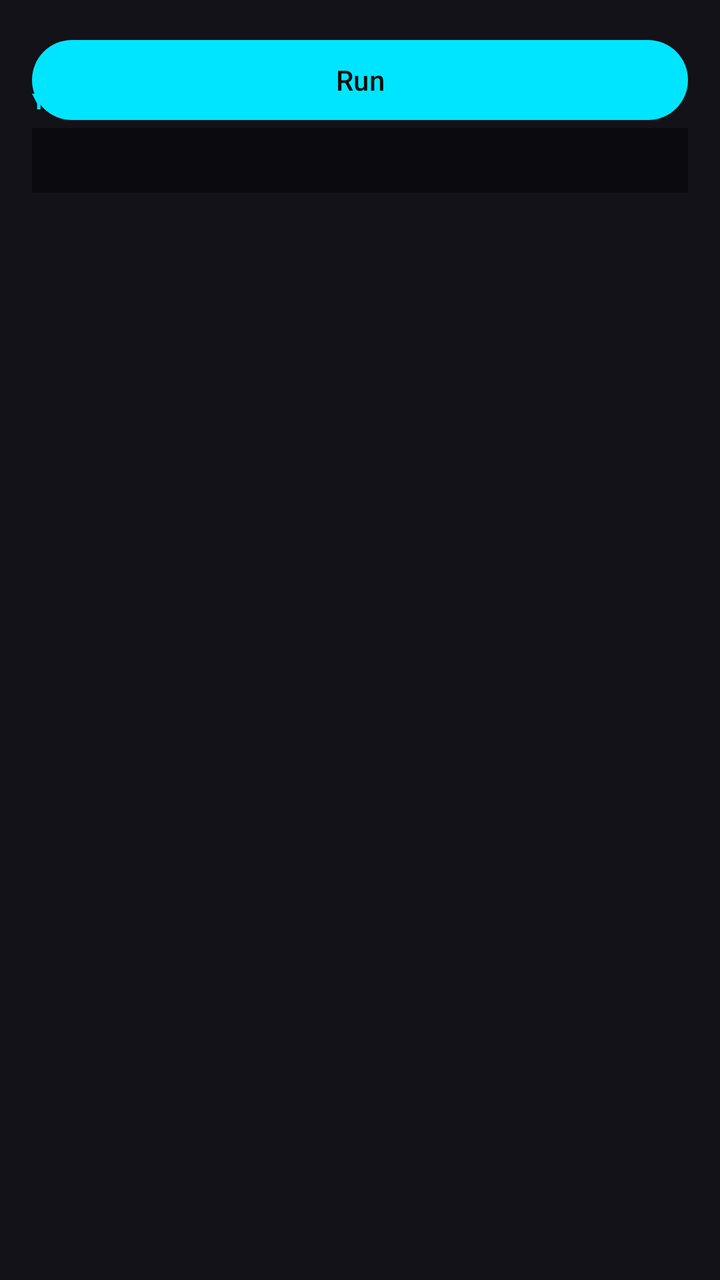
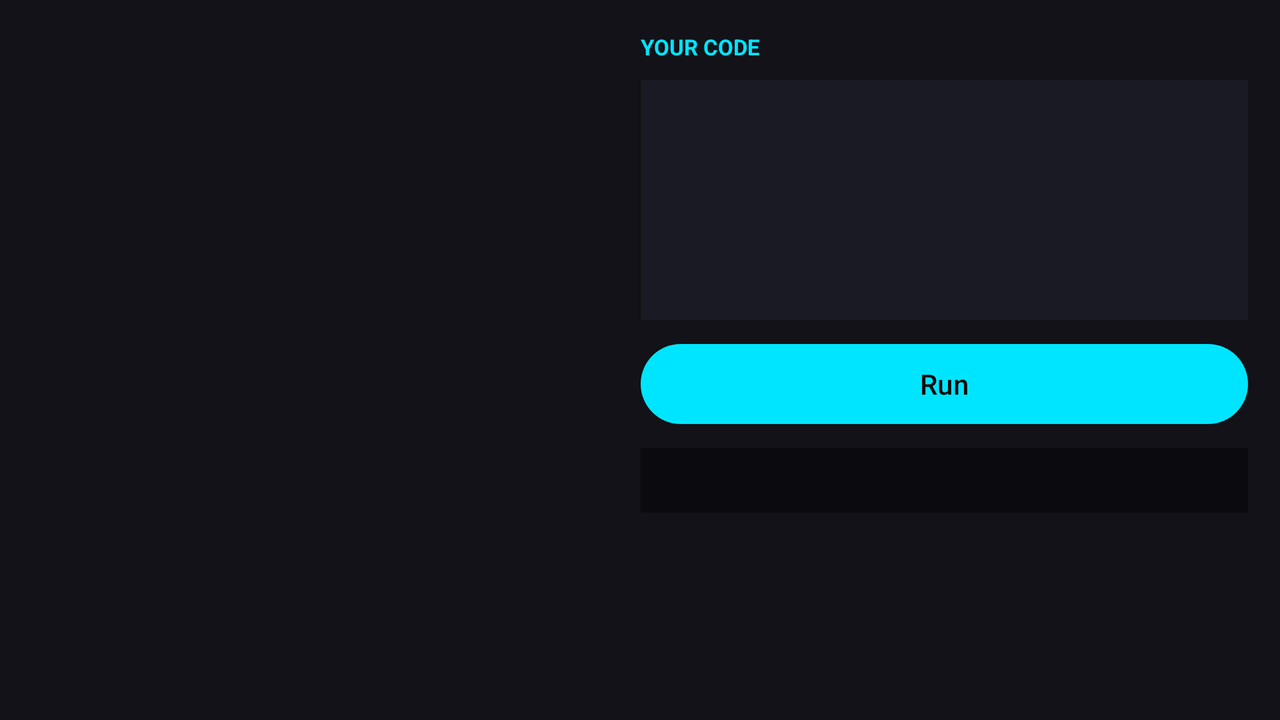

Compare how this app lays out the same screen by default and in its alternative resource folder. The renders come first, then the two layout files and the values they reference.
<!-- AndroidManifest.xml: application theme Theme.Loopra -->
<!-- res/layout/fragment_challenge_detail.xml -->
<?xml version="1.0" encoding="utf-8"?>
<androidx.constraintlayout.widget.ConstraintLayout xmlns:android="http://schemas.android.com/apk/res/android"
    xmlns:app="http://schemas.android.com/apk/res-auto"
    xmlns:tools="http://schemas.android.com/tools"
    android:layout_width="match_parent"
    android:layout_height="match_parent"
    android:background="@color/background_dark"
    android:padding="16dp"
    tools:context=".ui.challenges.ChallengeDetailFragment">

    <ScrollView
        android:id="@+id/scroll_description"
        android:layout_width="0dp"
        android:layout_height="wrap_content"
        android:maxHeight="150dp"
        app:layout_constraintEnd_toEndOf="parent"
        app:layout_constraintStart_toStartOf="parent"
        app:layout_constraintTop_toTopOf="parent">

        <TextView
            android:id="@+id/text_description"
            android:layout_width="match_parent"
            android:layout_height="wrap_content"
            android:lineSpacingExtra="2dp"
            android:textColor="@color/white"
            android:textSize="14sp" />
    </ScrollView>

    <TextView
        android:id="@+id/label_code"
        android:layout_width="0dp"
        android:layout_height="20dp"
        android:layout_marginTop="8dp"
        android:text="YOUR CODE"
        android:textColor="@color/neon_cyan"
        android:textSize="11sp"
        android:textStyle="bold"
        app:layout_constraintEnd_toEndOf="parent"
        app:layout_constraintStart_toStartOf="parent"
        app:layout_constraintTop_toBottomOf="@id/scroll_description" />

    <EditText
        android:id="@+id/edit_code"
        android:layout_width="0dp"
        android:layout_height="0dp"
        android:layout_marginTop="4dp"
        android:background="@color/surface_dark"
        android:fontFamily="monospace"
        android:gravity="start|top"
        android:inputType="textMultiLine|textNoSuggestions"
        android:padding="8dp"
        android:scrollbars="vertical"
        android:textColor="@color/terminal_text"
        android:textSize="13sp"
        app:layout_constraintBottom_toTopOf="@id/button_run_test"
        app:layout_constraintEnd_toEndOf="parent"
        app:layout_constraintStart_toStartOf="parent"
        app:layout_constraintTop_toBottomOf="@id/label_code" />

    <Button
        android:id="@+id/button_run_test"
        android:layout_width="0dp"
        android:layout_height="48dp"
        android:layout_marginVertical="8dp"
        android:text="@string/action_run"
        app:layout_constraintBottom_toTopOf="@id/text_test_result"
        app:layout_constraintEnd_toEndOf="parent"
        app:layout_constraintStart_toStartOf="parent" />

    <ScrollView
        android:id="@+id/scroll_test_result"
        android:layout_width="0dp"
        android:layout_height="0dp"
        app:layout_constraintBottom_toBottomOf="parent"
        app:layout_constraintEnd_toEndOf="parent"
        app:layout_constraintStart_toStartOf="parent"
        app:layout_constraintTop_toBottomOf="@id/button_run_test">

        <TextView
            android:id="@+id/text_test_result"
            android:layout_width="match_parent"
            android:layout_height="wrap_content"
            android:background="@color/terminal_bg"
            android:fontFamily="monospace"
            android:padding="8dp"
            android:textColor="@color/terminal_text"
            android:textSize="12sp" />
    </ScrollView>
</androidx.constraintlayout.widget.ConstraintLayout>
<!-- resources referenced by this layout -->
<resources>
  <color name="background_dark">#FF121218</color>
  <color name="neon_cyan">#FF00E5FF</color>
  <color name="surface_dark">#FF1A1A24</color>
  <color name="terminal_bg">#FF0A0A0F</color>
  <color name="terminal_text">#FF00FF88</color>
  <color name="white">#FFF5F5F5</color>
  <string name="action_run">Run</string>
  <!-- from res/values-v23/ -->
  <style name="Theme.Loopra" parent="Base.Theme.Loopra">
          
          <item name="android:navigationBarColor">@android:color/transparent</item>
          <item name="android:statusBarColor">@android:color/transparent</item>
          <item name="android:windowLightStatusBar">?attr/isLightTheme</item>
      </style>
  <style name="Base.Theme.Loopra" parent="Theme.Material3.Dark.NoActionBar">
          <item name="colorPrimary">@color/primary</item>
          <item name="colorOnPrimary">@color/black</item>
          <item name="colorPrimaryContainer">@color/surface_variant_dark</item>
          <item name="colorSecondary">@color/secondary</item>
          <item name="colorOnSecondary">@color/black</item>
          <item name="colorError">@color/error</item>
          <item name="colorOnError">@color/white</item>
          <item name="android:colorBackground">@color/background_dark</item>
          <item name="colorSurface">@color/surface_dark</item>
          <item name="colorOnSurface">@color/white</item>
          <item name="android:windowBackground">@color/background_dark</item>
          <item name="android:statusBarColor">@color/background_dark</item>
          <item name="android:navigationBarColor">@color/background_dark</item>
      </style>
  <color name="primary">#FF00E5FF</color>
  <color name="black">#FF0D0D0D</color>
  <color name="surface_variant_dark">#FF24243A</color>
  <color name="secondary">#FFFF00AA</color>
  <color name="error">#FFFF1744</color>
</resources>
<!-- res/layout-w600dp/fragment_challenge_detail.xml (the repository's variant of the layout above) -->
<!-- drawn on the phone turned sideways -->
<?xml version="1.0" encoding="utf-8"?>
<LinearLayout xmlns:android="http://schemas.android.com/apk/res/android"
    xmlns:app="http://schemas.android.com/apk/res-auto"
    xmlns:tools="http://schemas.android.com/tools"
    android:layout_width="match_parent"
    android:layout_height="match_parent"
    android:background="@color/background_dark"
    android:baselineAligned="false"
    android:divider="@android:drawable/divider_horizontal_bright"
    android:orientation="horizontal"
    android:padding="16dp"
    android:showDividers="middle"
    tools:context=".ui.challenges.ChallengeDetailFragment">

    <ScrollView
        android:id="@+id/scroll_description"
        android:layout_width="0dp"
        android:layout_height="match_parent"
        android:layout_weight="1">

        <TextView
            android:id="@+id/text_description"
            android:layout_width="match_parent"
            android:layout_height="wrap_content"
            android:lineSpacingExtra="2dp"
            android:textColor="@color/white"
            android:textSize="14sp" />
    </ScrollView>

    <LinearLayout
        android:layout_width="0dp"
        android:layout_height="match_parent"
        android:layout_weight="1"
        android:orientation="vertical">

        <TextView
            android:id="@+id/label_code"
            android:layout_width="match_parent"
            android:layout_height="20dp"
            android:text="YOUR CODE"
            android:textColor="@color/neon_cyan"
            android:textSize="11sp"
            android:textStyle="bold" />

        <EditText
            android:id="@+id/edit_code"
            android:layout_width="match_parent"
            android:layout_height="0dp"
            android:layout_weight="1"
            android:layout_marginTop="4dp"
            android:background="@color/surface_dark"
            android:fontFamily="monospace"
            android:gravity="start|top"
            android:inputType="textMultiLine|textNoSuggestions"
            android:padding="8dp"
            android:scrollbars="vertical"
            android:textColor="@color/terminal_text"
            android:textSize="13sp" />

        <Button
            android:id="@+id/button_run_test"
            android:layout_width="match_parent"
            android:layout_height="48dp"
            android:layout_marginVertical="8dp"
            android:text="@string/action_run" />

        <ScrollView
            android:id="@+id/scroll_test_result"
            android:layout_width="match_parent"
            android:layout_height="0dp"
            android:layout_weight="1">

            <TextView
                android:id="@+id/text_test_result"
                android:layout_width="match_parent"
                android:layout_height="wrap_content"
                android:background="@color/terminal_bg"
                android:fontFamily="monospace"
                android:padding="8dp"
                android:textColor="@color/terminal_text"
                android:textSize="12sp" />
        </ScrollView>
    </LinearLayout>
</LinearLayout>
